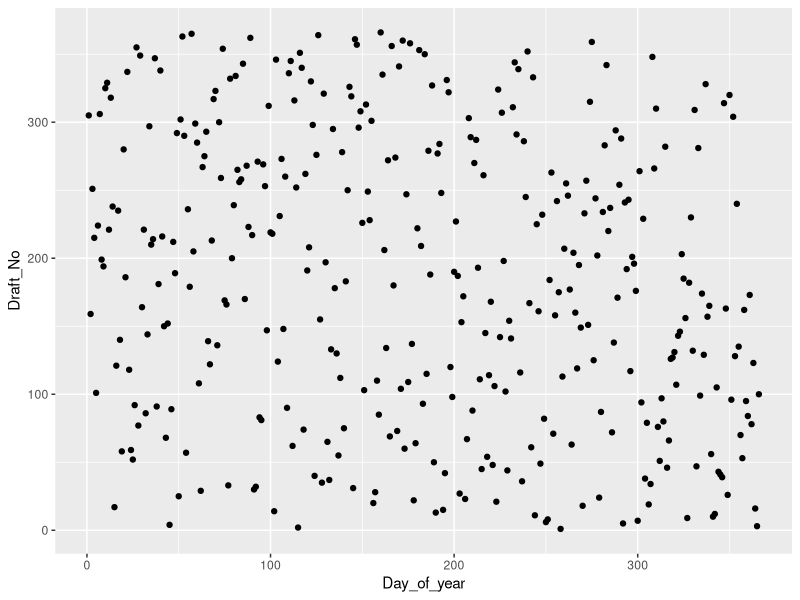
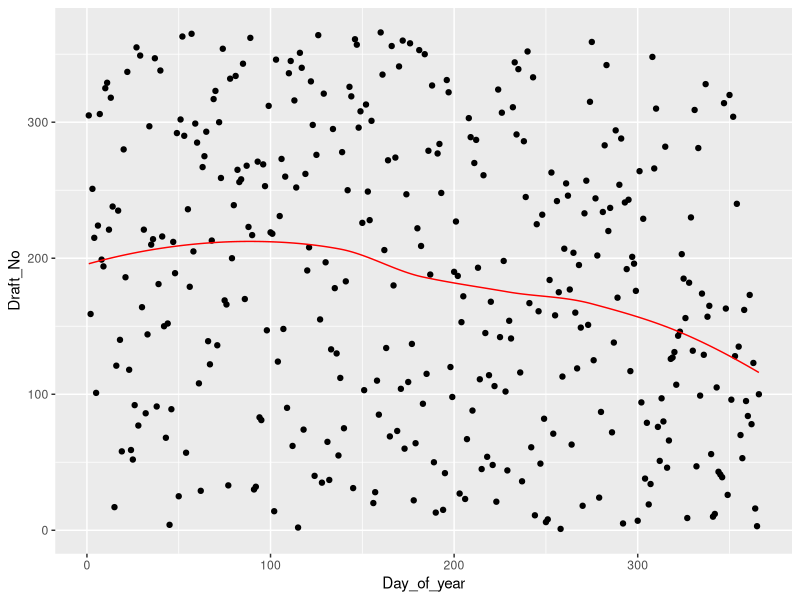
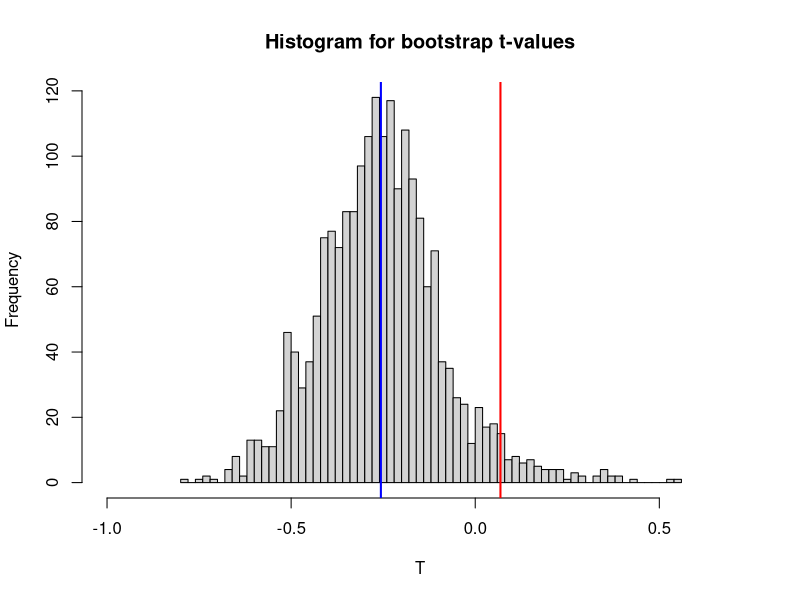
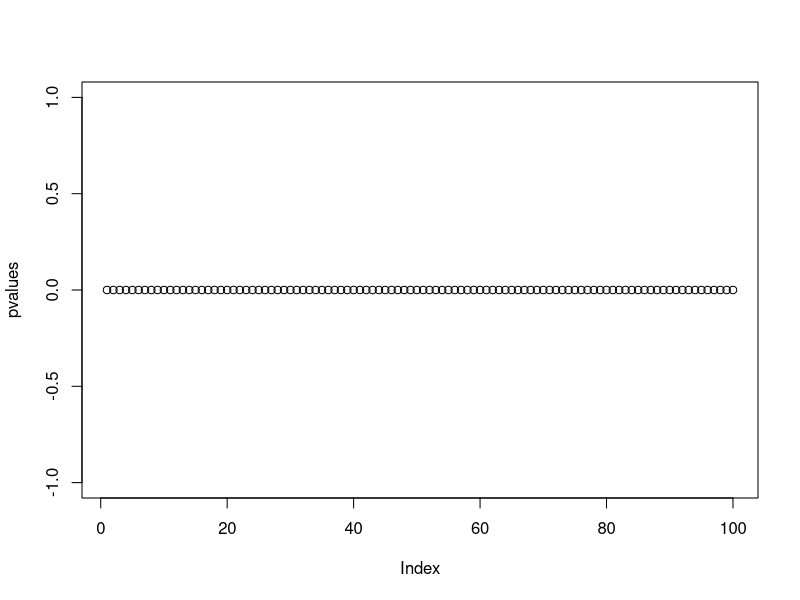
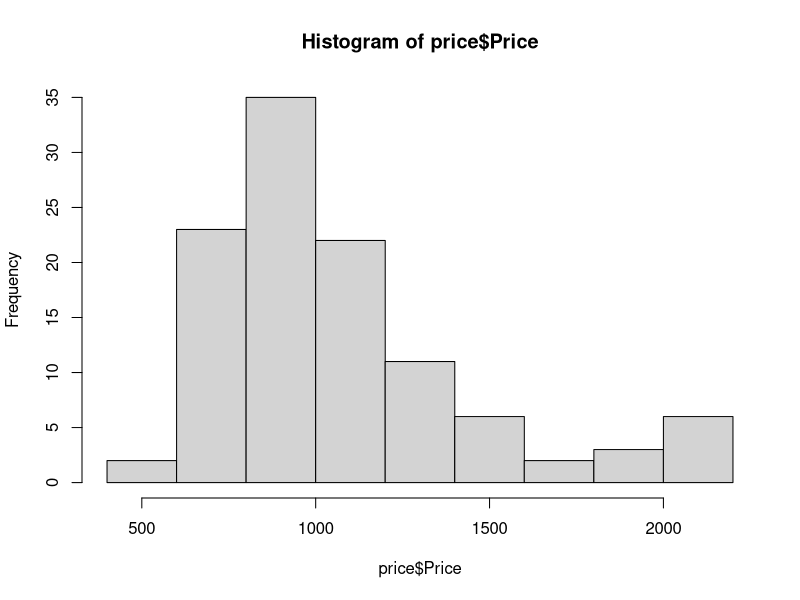

Source code (R) for these figures, in order:
## ---- chunk 1
knitr::opts_chunk$set(echo = TRUE)
## ---- chunk 2
library(ggplot2)

lottery <- read.csv2("../data/lottery.csv")

q11 <- ggplot(lottery, aes(x = Day_of_year, y = Draft_No)) + geom_point()
plot(q11)

data <- data.frame(x=lottery$Day_of_year, y=lottery$Draft_No)
## ---- chunk 3
loessfit <- loess(y ~ x, data=data)
data$pred <- predict(loessfit, data$x)

q12 <- q11 + geom_path(data = data, aes(x=x, y=pred), col = "red")
plot(q12)
## ---- chunk 4
teststat <- function(model) {
    function(data) {
        xa <- data$x[which.min(data$y)]
        xb <- data$x[which.max(data$y)]

        fit <- model(y ~ x, data)

        ya <- predict(fit, xa)
        yb <- predict(fit, xb)

        (yb - ya) / (xb - xa)
    }
}

teststat_boot <- function(data, idx, stat) {
    data <- data[idx,]
    stat(data)
}
## ---- chunk 5
library(boot)

B <- 2000

set.seed(123456)
npboot <- boot(data=data, statistic=teststat_boot, R=B, stat=teststat(model=loess))
pvalue <- sum(npboot$t > 0) / B
pvalue
## ---- chunk 6
hist(npboot$t, xlim = c(-1,0.7), breaks = 50,
     main = "Histogram for bootstrap t-values", xlab ="T")
abline(v=pvalue, col = "red", lwd = 2)
abline(v=mean(npboot$t), col="blue", lwd=2)
## ---- chunk 7
teststat_permutation<- function(data, B, stat) {
    n <- nrow(data)
    statistics <- rep(0, B)
    newdata <- data.frame(x=data$x, y=sample(data$y, n))

    for (b in 1:B) {
        statistics[b] <- stat(newdata)
        newdata$y <- sample(data$y, n)
    }

    sum(abs(statistics) >= abs(stat(data))) / B
}

set.seed(123456)
pvalue <- teststat_permutation(data, B, teststat(loess))
pvalue
## ---- chunk 8
genranddata <- function(x, alpha) {
    data.frame(x=x, y=pmax(0, pmin(alpha * x + rnorm(length(x), mean=183, sd=10), 366)))
}

alphas <- seq(0.1, 10, by=0.1)
pvalues <- rep(0, length(alphas))

set.seed(123456)

for (i in 1:length(alphas)) {
    newdata <- genranddata(data$x, alphas[i])
    pvalues[i] <- teststat_permutation(newdata, 200, teststat(loess))
}

plot(pvalues)
## ---- chunk 9
print(sum(pvalues <= 0.05))
## ---- chunk 10
price <- read.csv("../data/prices1.csv", sep=";")
mean(price$Price)
## ---- chunk 11
hist(price$Price)
